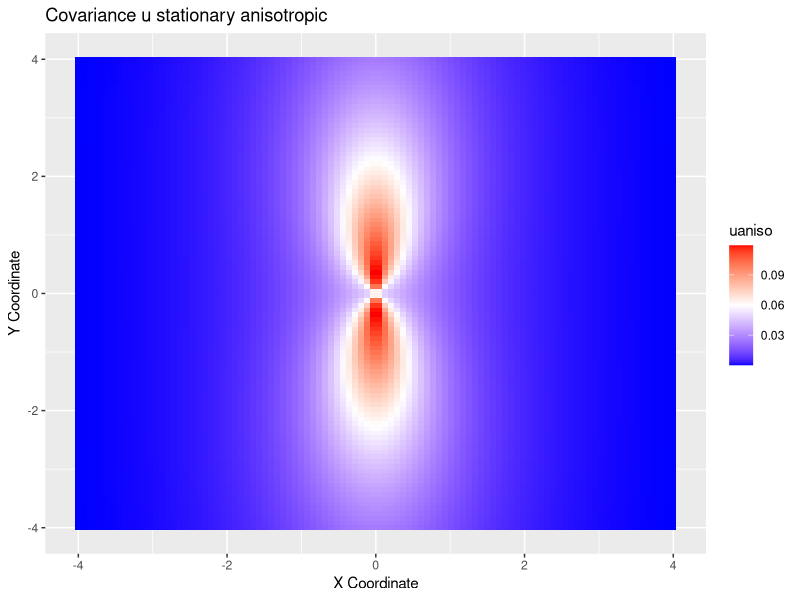

Reproduce this figure in R.
# Load required packages
library(Matrix)
library(pracma)


# Define Matern covariance function
sigma <- function(kappa, alpha, d) {
  sqrt(gamma(alpha - d / 2) / (gamma(alpha) * (4 * pi)^(d / 2) * kappa^(2 * (alpha - d / 2))))
}

K <- function(x, kappa, alpha, d) {
  nu = alpha - d / 2
  sigma(kappa, alpha, d)^2 / (2^(nu - 1) * gamma(nu)) * (kappa * norm(x,type = "2"))^nu * besselK(kappa * norm(x,type = "2"), nu)
}

# Define deformed metric
H <- function(v1, v2) {
  matrix(c(cosh(sqrt(v1^2 + v2^2)) + (v1 * sinh(sqrt(v1^2 + v2^2))) / sqrt(v1^2 + v2^2),
           (v2 * sinh(sqrt(v1^2 + v2^2))) / sqrt(v1^2 + v2^2),
           (v2 * sinh(sqrt(v1^2 + v2^2))) / sqrt(v1^2 + v2^2),
           cosh(sqrt(v1^2 + v2^2)) - (v1 * sinh(sqrt(v1^2 + v2^2))) / sqrt(v1^2 + v2^2)), nrow = 2)
}

deformednorm <- function(kappa, v, x) {
  Hmat <- H(v[1], v[2])
  Fmatinv <- sqrtm(Hmat)$Binv
  kappa * norm(Fmatinv%*% x, type = "2")
}

# Define covariance function of sulution to SPDE with stationary diffusion H_v and inverse correlation kappa
covarianceH <- function(kappa, v, x) {
  nu = 1
  sigma(kappa, 2, 2)^2 / (2^(nu - 1) * gamma(nu)) * (kappa * norm(x, type = "2"))^nu * besselK(kappa * deformednorm(kappa, v, x), nu)
}

# Create a density plot
kappa <- 1
v <- c(-1,0)
l <- 4
pxl <- expand.grid(x = seq(-l, l, length.out = 100), y = seq(-l, l, length.out = 100))
pxl$uaniso <- mapply(function(x, y) covarianceH(kappa, v, c(x, y)), pxl$x, pxl$y)

# Plot
library(ggplot2)
ggplot(pxl, aes(x = x, y = y, fill = uaniso)) +
  geom_tile() +
  scale_fill_gradientn(colors = c("blue", "white", "red")) +
  labs(x = "X Coordinate", y = "Y Coordinate", title = "Covariance u stationary anisotropic")

